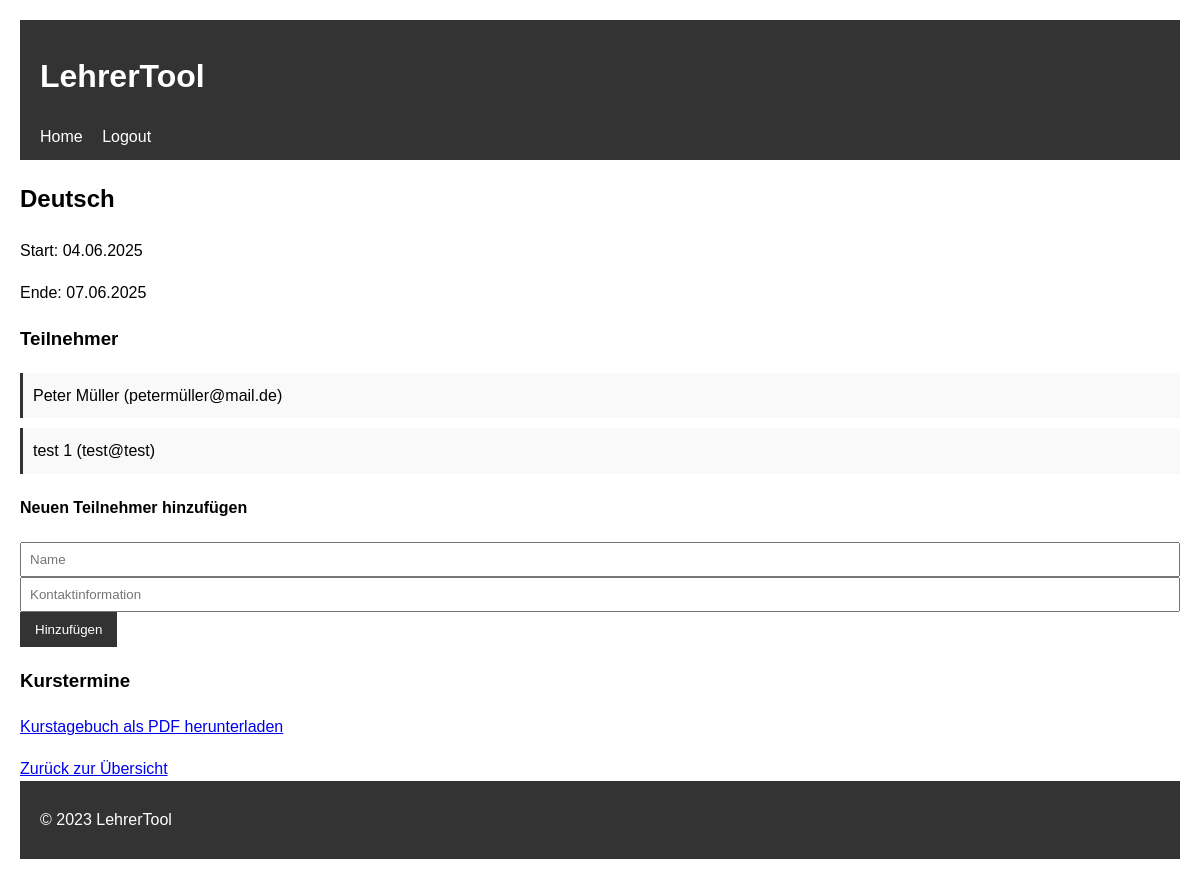
The app's page /course/1 (signed in) with its own data.
### app.py (models this page shows)
class Course(db.Model):
    id = db.Column(db.Integer, primary_key=True)
    title = db.Column(db.String(100), nullable=False)
    start_date = db.Column(db.DateTime, nullable=False)
    end_date = db.Column(db.DateTime, nullable=False)
    teacher_id = db.Column(db.Integer, db.ForeignKey('user.id'), nullable=False)
    lessons = db.relationship('Lesson', backref='course', lazy=True)
    participants = db.relationship('Participant', backref='course', lazy=True)

class Participant(db.Model):
    id = db.Column(db.Integer, primary_key=True)
    name = db.Column(db.String(100), nullable=False)
    contact = db.Column(db.String(200))
    course_id = db.Column(db.Integer, db.ForeignKey('course.id'), nullable=False)

### app.py (the view, shortened to what this page needs)
@app.route('/course/<int:course_id>', methods=['GET', 'POST'])
def course_detail(course_id):
    course = Course.query.get_or_404(course_id)
    lessons = Lesson.query.filter_by(course_id=course_id).order_by(Lesson.date).all()
    return render_template('course.html', course=course, lessons=lessons)

### templates/course.html (shortened to what this page needs)
{% extends "base.html" %}
{% block content %}
    <h2>{{ course.title }}</h2>
    <p>Start: {{ course.start_date.strftime('%d.%m.%Y') }}</p>
    <p>Ende: {{ course.end_date.strftime('%d.%m.%Y') }}</p>
    <h3>Teilnehmer</h3>
    <ul>
        {% for participant in course.participants %}
            <li>
                {{ participant.name }}
                {% if participant.contact %}({{ participant.contact }}){% endif %}
            </li>
        {% endfor %}
    </ul>
    <h4>Neuen Teilnehmer hinzufügen</h4>
    <form method="POST">
        <input type="text" name="name" placeholder="Name" required>
        <input type="text" name="contact" placeholder="Kontaktinformation">
        <button type="submit">Hinzufügen</button>
    </form>
    <h3>Kurstermine</h3>
    <p>
    <a href="{{ url_for('course_journal', course_id=course.id) }}">
        Kurstagebuch als PDF herunterladen
    </a>
</p>
    <a href="{{ url_for('home') }}">Zurück zur Übersicht</a>
{% endblock %}

### static/style.css (style rules this page uses)
body { font-family: Arial, sans-serif; line-height: 1.6; max-width: 1200px; margin: 0 auto; padding: 20px; }
input, textarea { width: 100%; padding: 8px; box-sizing: border-box; }
button { background: #333; color: white; border: none; padding: 10px 15px; cursor: pointer; }
ul { list-style-type: none; padding: 0; }
li { margin-bottom: 10px; padding: 10px; background: #f9f9f9; border-left: 3px solid #333; }

### records on screen
Course: title "Deutsch", start_date "04.06.2025", end_date "07.06.2025"
Participant: name "Peter Müller", contact "petermüller@mail.de"
Participant: name "test 1", contact "test@test"
